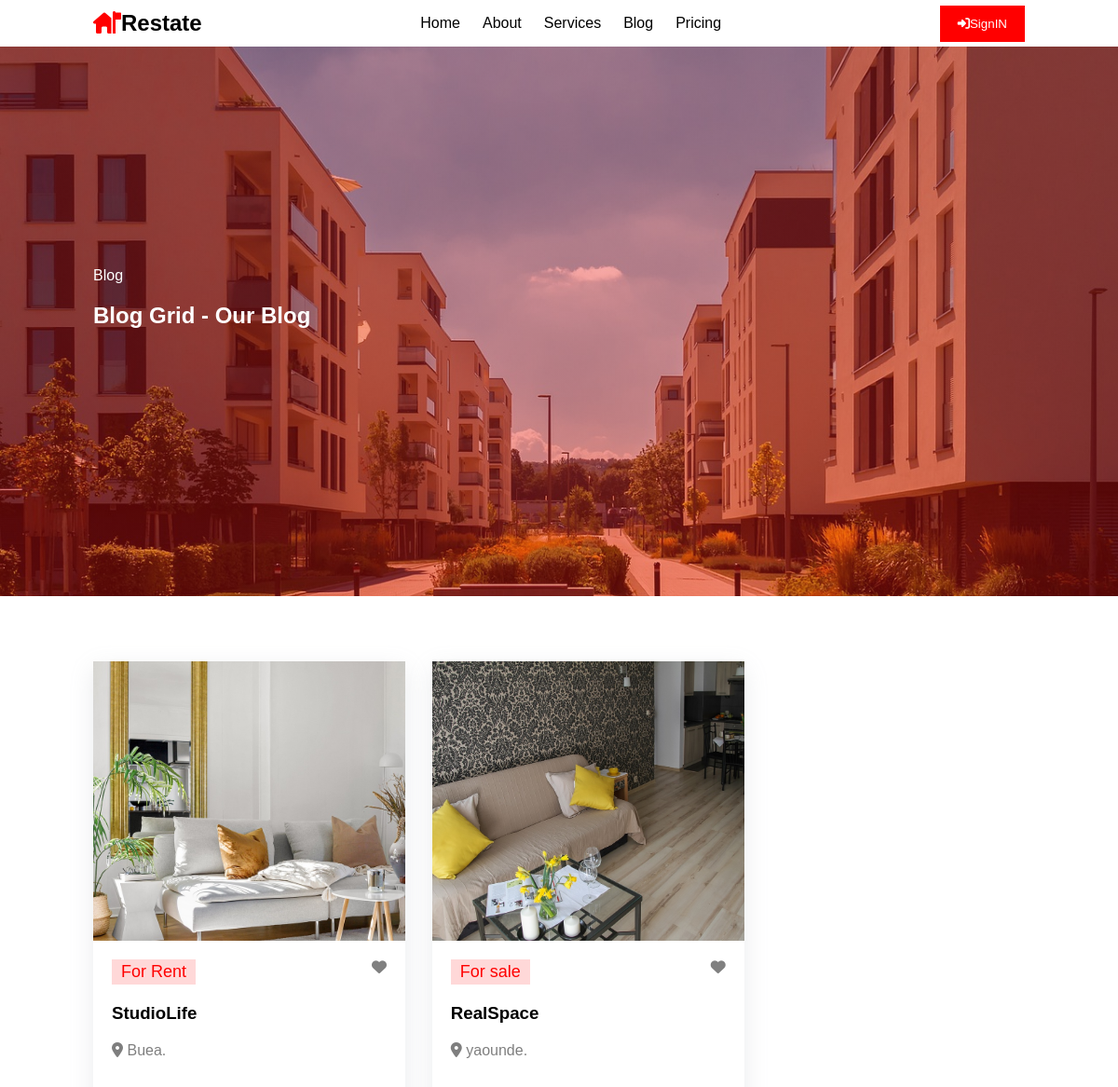
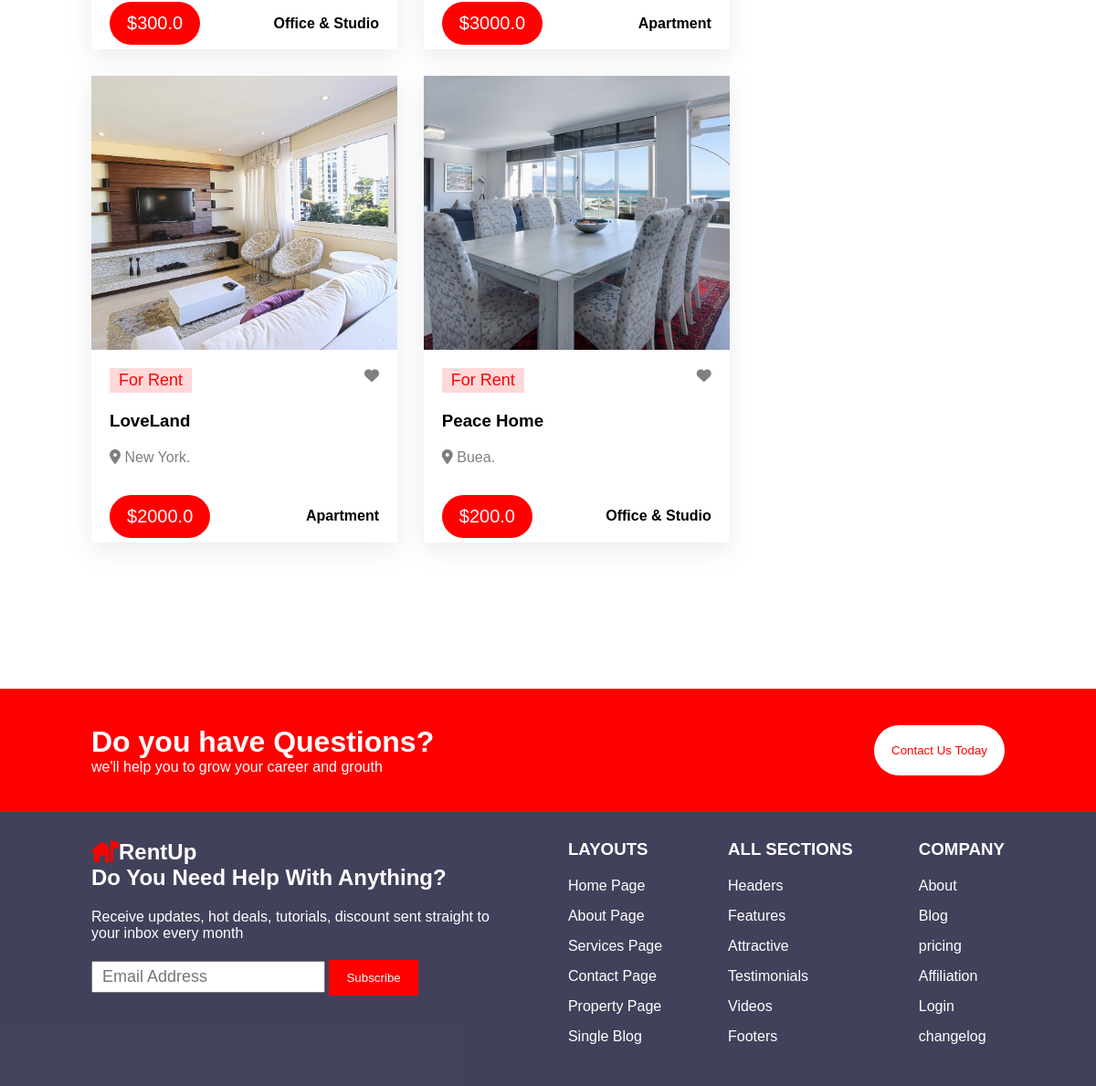
Screenshot of /properties with the database file from the repository (2 pictures, top to bottom).
### models.py (models this page shows)
class Property(db.Model):
    __tablename__ = 'property'
    id = db.Column(db.Integer, primary_key=True)
    name = db.Column(db.String(20), nullable=False)
    type = db.Column(db.String(20), nullable=False)
    description = db.Column(db.String(150), nullable=True)
    price = db.Column(db.Float, nullable=False)
    num_of_rooms = db.Column(db.Float, nullable=True)
    status = db.Column(db.String(10), nullable=False)
    location = db.Column(db.String(150), nullable=False)
    user_id = db.Column(db.Integer, db.ForeignKey('user.id'), nullable=False)
    users = db.relationship('User', secondary=user_property, back_populates='properties')
    images = db.relationship('Image', backref='property', lazy=True)

class Image(db.Model):
    __tablename__ = 'image'
    id = db.Column(db.Integer, primary_key=True)
    filename = db.Column(db.String(100), nullable=False)
    filepath = db.Column(db.String(200), nullable=False)
    property_id = db.Column(db.Integer, db.ForeignKey('property.id'), nullable=False)

### routes.py (the view)
    @app.route('/properties')
    def show_properties():
        properties = Property.query.all()
        return render_template('blog.html', properties=properties)

### templates/blog.html (shortened to what this page needs)
{% extends 'base.html'%}
{%block content%}
<section class="blog-intro">
  <div class="intro-intro_contain">
      <p class="intro-header">Blog</p>
      <h1>Blog Grid - Our Blog</h1>
  </div>
</section>
<section class="blog-contain">
    <div class="properties">
      {% for property in properties %}
        <div class="card">
          <img src="{{ url_for('uploaded_file', filename=property.images[0].filename) }}" alt="{{ property.name }}"  >
          <div class="card_status">
            <span>{{ property.status }}</span>
            <form method="post" action="{{ url_for('add_to_dashboard', property_id=property.id) }}">
              <button type="submit"><i class="fa-solid fa-heart"></i></button>
            </form>
          </div>
          <div class="card_info">
            <h3>{{ property.name }}</h3>
            <p><i class="fa-solid fa-location-dot"></i> {{ property.location }}.</hp>
          </div>
          <div class="card_footer">
            <button>${{property.price}}</button>
            <h4>{{property.type}}</h4>
          </div>
          <a href="{{ url_for('property_details', property_id=property.id) }}"></a>
        </div>
      {% endfor %}
    </div>
</section>
{%endblock%}

### templates/base.html (shortened to what this page needs)
<html lang="en">
<head>
    <link rel="stylesheet" type="text/css" href="{{ url_for('static',filename='styles/base-styles.css') }}">
    <link rel="stylesheet" type="text/css" href="{{ url_for('static',filename='styles/homePage-style.css') }}">
    <link rel="stylesheet" type="text/css" href="{{ url_for('static',filename='styles/forms.css') }}">
    <link rel="stylesheet" type="text/css" href="{{ url_for('static',filename='styles/blog.css') }}">
</head>
<body>
    <nav>
        <h2 class="nav_logo"><i class="fa-solid fa-house-flag"></i>Restate</h2>
        <ul class="nav_links">
            <li><a href="{{url_for('home')}}">Home</a></li>
            <li><a href="{{url_for('about')}}">About</a></li>
            <li><a href="{{url_for('services')}}">Services</a></li>
            <li><a href="{{url_for('show_properties')}}">Blog</a></li>
            <li><a href="">Pricing</a></li>
        </ul>
        <div class="nav_right">
                {% if current_user.is_authenticated %}
                <a href="{{url_for('logout')}}"> <button><i class="fa-solid fa-right-to-bracket"></i> SignOut</button></a>
                {%else%}
                <a href="{{url_for('login')}}"> <button><i class="fa-solid fa-right-to-bracket"></i>SignIN</button></a>
                {%endif%}
        </div>
    </nav>
    {%block content%}
    {%endblock%}
    <div class="footer-container">
        <div class="contact">
            <div class="contact_text">
                <h1>Do you have Questions?</h1>
                we'll help you to grow your career and grouth
            </div>
            <button>Contact Us Today</button>
        </div>
        <footer >
            <div class="sec1">
                <h2 class="nav_logo"><i class="fa-solid fa-house-flag"></i>RentUp <br>
                    Do You Need Help With Anything?
                </h2>
                <p>Receive updates, hot deals, tutorials, discount sent straight to your inbox every month</p>
                <input type="text" placeholder="Email Address">
                <button>Subscribe</button>
            </div>
            <div class="sec2">
                <h3>LAYOUTS</h3>
                <ul>
                    <li>Home Page</li>
                    <li>About Page</li>
                    <li>Services Page</li>
                    <li>Contact Page</li>
                    <li>Property Page</li>
                    <li>Single Blog</li>
                </ul>
            </div>
            <div class="sec3">
                <h3>ALL SECTIONS</h3>
                <ul>
                    <li>Headers</li>
                    <li>Features</li>
                    <li>Attractive</li>
                    <li>Testimonials</li>
                    <li>Videos</li>
                    <li>Footers</li>
                </ul>
            </div>
            <div class="sec4">
                <h3>COMPANY</h3>
                <ul>
                    <li>About</li>
                    <li>Blog</li>
                    <li>pricing</li>
                    <li>Affiliation</li>
                    <li>Login</li>
                    <li>changelog</li>
                </ul>
            </div>
        </footer>
    </div>
</body>
</html>

### static/styles/base-styles.css (style rules this page uses)
* { box-sizing: border-box; padding: 0; margin: 0; font-family: sans-serif; }
nav { position: fixed; background-color: white; padding: 0px 100px; width: 100%; overflow: hidden; display: flex; color: black; justify-content: space-between; height: 50px; z-index: 1000; align-items: center; }
.nav_logo i { color: red; }
.nav_links { display: flex; gap: 1.5rem; list-style: none; }
.nav_links li a { color: black; text-decoration: none; }
.nav_right { display: flex; gap: 1rem; align-items: center; }
button { padding: 12px 19px; border: 0px; color: white; background-color: red; cursor: pointer; }
section { padding: 60px 100px; }
.footer-container { padding: 0px; background-color: rgba(1, 1, 35, 0.747); color: white; margin-top: 100px; }
.footer-container .contact { display: flex; justify-content: space-between; background-color: red; padding: 40px 100px; }
.footer-container .contact button { background-color: white; color: red; border-radius: 30px; }
footer { display: flex; justify-content: space-between; padding: 30px 100px; }
footer .sec1 { width: 45%; }
footer .sec1 h2, p, h3 { margin-bottom: 20px; }
footer .sec1 input { padding: 5px 10px; font-size: 18px; margin-bottom: 1rem; }
footer li { list-style: none; margin-bottom: 15px; }

### static/styles/blog.css (style rules this page uses)
.blog-intro { margin: 0px; display: flex; align-items: center; background: linear-gradient(rgba(223, 23, 23, 0.361), rgba(236, 16, 16, 0.361)), url('../images/covee-img2.jpg'); height: 80vh; width: 100vw; background-position: center; background-size: cover; background-repeat: no-repeat; }
.intro-intro_contain { color: white; text-align: left; }
.blog-contain { margin-top: 10px; }
.properties { margin: 0px; display: flex; flex-wrap: wrap; gap: 1.8rem; }
.card { position: relative; width: 335px; box-shadow: rgba(149, 157, 165, 0.2) 0px 8px 24px; }
.card img { width: 335px; height: 300px; object-fit: cover; }
.card a { top: 0; left: 0; position: absolute; width: 100%; height: 100%; z-index: 500; opacity: 0.5; }
.card_status { display: flex; justify-content: space-between; text-align: center; padding:20px; margin: 0; }
.card_status span { background-color: rgba(255, 0, 0, 0.151); font-size: 18px; height: fit-content; padding: 3px 10px; color: red; }
.card_status button { background-color: white; color: gray; font-size: medium; padding: 0px; }
.card_info { padding: 0px 20px; }
.card_info p { opacity: 0.5; }
.card_footer { padding: 5px 20px; display: flex; justify-content: space-between; align-items: center; margin-top: 27px; }
.card_footer button { cursor: auto; border-radius: 30px; font-size: 20px; }

### rows the page displays
Property: filename (picture), status "For Rent", name "StudioLife", location "Buea", price "300.0", type "Office & Studio"
Property: filename (picture), status "For sale", name "RealSpace", location "yaounde", price "3000.0", type "Apartment"
Property: filename (picture), status "For Rent", name "LoveLand", location "New York", price "2000.0", type "Apartment"
Property: filename (picture), status "For Rent", name "Peace Home", location "Buea", price "200.0", type "Office & Studio"
